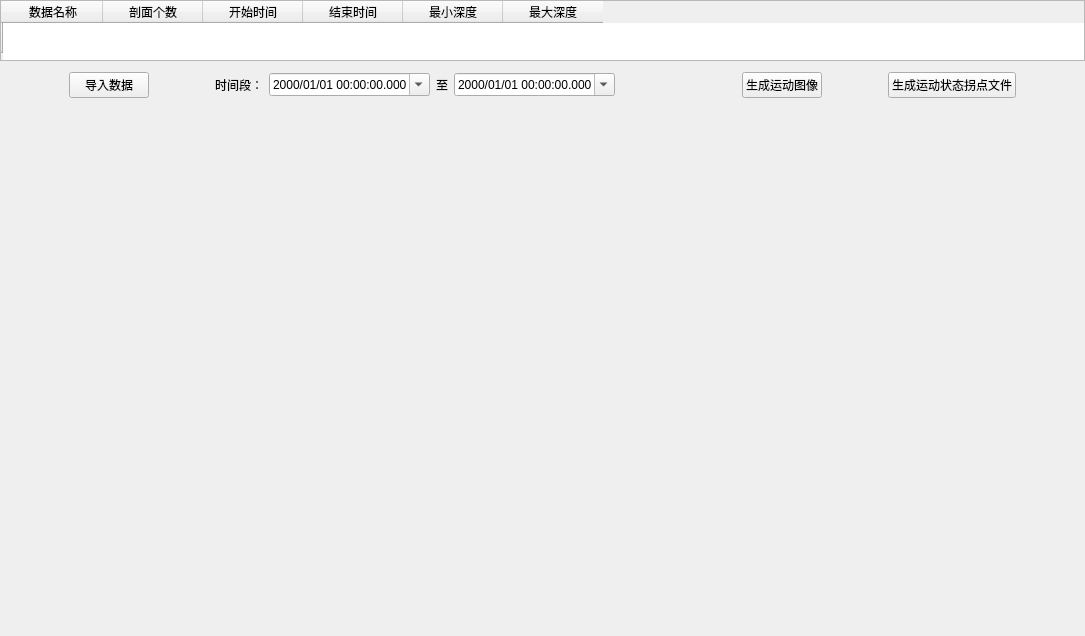
<?xml version="1.0" encoding="UTF-8"?>
<ui version="4.0">
 <class>Form_data</class>
 <widget class="QWidget" name="Form_data">
  <property name="geometry">
   <rect>
    <x>0</x>
    <y>0</y>
    <width>1085</width>
    <height>636</height>
   </rect>
  </property>
  <property name="windowTitle">
   <string>Form</string>
  </property>
  <property name="styleSheet">
   <string notr="true"/>
  </property>
  <layout class="QGridLayout" name="gridLayout" rowstretch="1,1,16">
   <property name="leftMargin">
    <number>0</number>
   </property>
   <property name="topMargin">
    <number>0</number>
   </property>
   <property name="rightMargin">
    <number>0</number>
   </property>
   <property name="bottomMargin">
    <number>1</number>
   </property>
   <property name="horizontalSpacing">
    <number>0</number>
   </property>
   <property name="verticalSpacing">
    <number>2</number>
   </property>
   <item row="0" column="0">
    <widget class="QTableWidget" name="tableWidget_datainfo">
     <property name="maximumSize">
      <size>
       <width>16777215</width>
       <height>61</height>
      </size>
     </property>
     <property name="focusPolicy">
      <enum>Qt::NoFocus</enum>
     </property>
     <property name="layoutDirection">
      <enum>Qt::LeftToRight</enum>
     </property>
     <property name="autoFillBackground">
      <bool>true</bool>
     </property>
     <property name="frameShadow">
      <enum>QFrame::Plain</enum>
     </property>
     <property name="lineWidth">
      <number>1</number>
     </property>
     <property name="editTriggers">
      <set>QAbstractItemView::NoEditTriggers</set>
     </property>
     <property name="showGrid">
      <bool>false</bool>
     </property>
     <property name="sortingEnabled">
      <bool>false</bool>
     </property>
     <property name="rowCount">
      <number>1</number>
     </property>
     <property name="columnCount">
      <number>6</number>
     </property>
     <row>
      <property name="text">
       <string/>
      </property>
     </row>
     <column>
      <property name="text">
       <string>数据名称</string>
      </property>
      <property name="font">
       <font>
        <pointsize>9</pointsize>
       </font>
      </property>
      <property name="textAlignment">
       <set>AlignCenter</set>
      </property>
     </column>
     <column>
      <property name="text">
       <string>剖面个数</string>
      </property>
      <property name="font">
       <font>
        <pointsize>9</pointsize>
       </font>
      </property>
      <property name="textAlignment">
       <set>AlignCenter</set>
      </property>
     </column>
     <column>
      <property name="text">
       <string>开始时间</string>
      </property>
      <property name="font">
       <font>
        <pointsize>9</pointsize>
       </font>
      </property>
      <property name="textAlignment">
       <set>AlignCenter</set>
      </property>
     </column>
     <column>
      <property name="text">
       <string>结束时间</string>
      </property>
      <property name="font">
       <font>
        <pointsize>9</pointsize>
       </font>
      </property>
      <property name="textAlignment">
       <set>AlignCenter</set>
      </property>
     </column>
     <column>
      <property name="text">
       <string>最小深度</string>
      </property>
      <property name="font">
       <font>
        <pointsize>9</pointsize>
       </font>
      </property>
      <property name="textAlignment">
       <set>AlignCenter</set>
      </property>
     </column>
     <column>
      <property name="text">
       <string>最大深度</string>
      </property>
      <property name="font">
       <font>
        <pointsize>9</pointsize>
       </font>
      </property>
      <property name="textAlignment">
       <set>AlignCenter</set>
      </property>
     </column>
    </widget>
   </item>
   <item row="1" column="0" colspan="2">
    <widget class="QWidget" name="widget_func" native="true">
     <layout class="QHBoxLayout" name="horizontalLayout">
      <item>
       <spacer name="horizontalSpacer_5">
        <property name="orientation">
         <enum>Qt::Horizontal</enum>
        </property>
        <property name="sizeHint" stdset="0">
         <size>
          <width>40</width>
          <height>20</height>
         </size>
        </property>
       </spacer>
      </item>
      <item>
       <widget class="QPushButton" name="pushButton_daorusj">
        <property name="text">
         <string>导入数据</string>
        </property>
       </widget>
      </item>
      <item>
       <spacer name="horizontalSpacer">
        <property name="orientation">
         <enum>Qt::Horizontal</enum>
        </property>
        <property name="sizeHint" stdset="0">
         <size>
          <width>40</width>
          <height>20</height>
         </size>
        </property>
       </spacer>
      </item>
      <item>
       <widget class="QLabel" name="label">
        <property name="text">
         <string>时间段：</string>
        </property>
       </widget>
      </item>
      <item>
       <widget class="QDateTimeEdit" name="dateTimeEdit_datastart">
        <property name="displayFormat">
         <string>yyyy/MM/dd HH:mm:ss.zzz</string>
        </property>
        <property name="calendarPopup">
         <bool>true</bool>
        </property>
       </widget>
      </item>
      <item>
       <widget class="QLabel" name="label_2">
        <property name="text">
         <string>至</string>
        </property>
       </widget>
      </item>
      <item>
       <widget class="QDateTimeEdit" name="dateTimeEdit_dataend">
        <property name="displayFormat">
         <string>yyyy/MM/dd HH:mm:ss.zzz</string>
        </property>
        <property name="calendarPopup">
         <bool>true</bool>
        </property>
       </widget>
      </item>
      <item>
       <spacer name="horizontalSpacer_7">
        <property name="orientation">
         <enum>Qt::Horizontal</enum>
        </property>
        <property name="sizeHint" stdset="0">
         <size>
          <width>40</width>
          <height>20</height>
         </size>
        </property>
       </spacer>
      </item>
      <item>
       <spacer name="horizontalSpacer_4">
        <property name="orientation">
         <enum>Qt::Horizontal</enum>
        </property>
        <property name="sizeHint" stdset="0">
         <size>
          <width>40</width>
          <height>20</height>
         </size>
        </property>
       </spacer>
      </item>
      <item>
       <widget class="QPushButton" name="pushButton_plotfig">
        <property name="text">
         <string>生成运动图像</string>
        </property>
       </widget>
      </item>
      <item>
       <spacer name="horizontalSpacer_2">
        <property name="orientation">
         <enum>Qt::Horizontal</enum>
        </property>
        <property name="sizeHint" stdset="0">
         <size>
          <width>40</width>
          <height>20</height>
         </size>
        </property>
       </spacer>
      </item>
      <item>
       <widget class="QPushButton" name="pushButton_txt">
        <property name="text">
         <string>生成运动状态拐点文件</string>
        </property>
       </widget>
      </item>
      <item>
       <spacer name="horizontalSpacer_3">
        <property name="orientation">
         <enum>Qt::Horizontal</enum>
        </property>
        <property name="sizeHint" stdset="0">
         <size>
          <width>40</width>
          <height>20</height>
         </size>
        </property>
       </spacer>
      </item>
     </layout>
    </widget>
   </item>
   <item row="2" column="0" colspan="2">
    <widget class="QWidget" name="widget" native="true">
     <layout class="QGridLayout" name="gridLayout_3">
      <property name="leftMargin">
       <number>1</number>
      </property>
      <property name="topMargin">
       <number>1</number>
      </property>
      <property name="rightMargin">
       <number>1</number>
      </property>
      <property name="bottomMargin">
       <number>1</number>
      </property>
      <item row="0" column="0">
       <layout class="QGridLayout" name="gridLayout_fig"/>
      </item>
     </layout>
    </widget>
   </item>
  </layout>
 </widget>
 <resources/>
 <connections/>
</ui>
